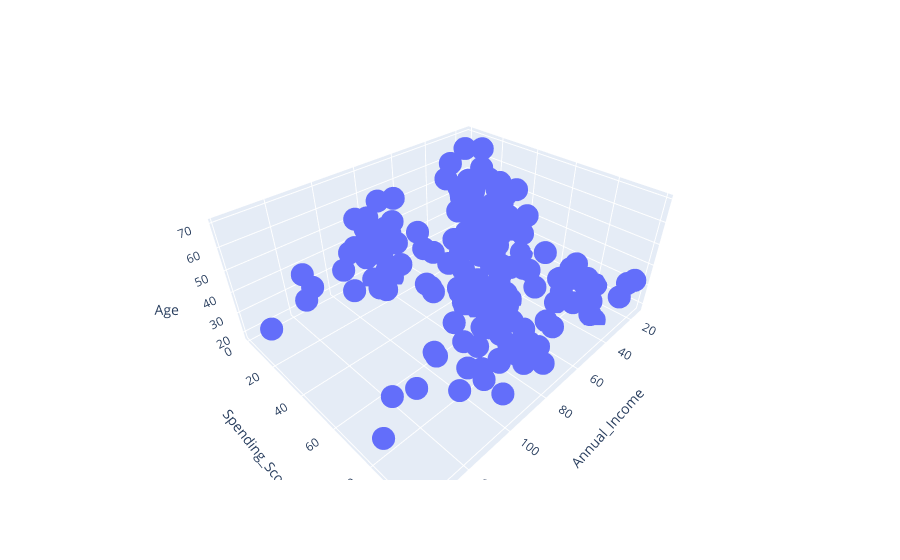

Notebook cell for this chart:
### Code cell
import plotly.express as px

fig = px.scatter_3d(df, x="Annual_Income", y="Spending_Score", z="Age")

fig.show()

### Figure 1 — Plotly figure (JSON) as saved in the notebook; plotly's stock layout.template omitted (floating-point values rounded to 4 significant figures; data arrays with more than 128 entries replaced by an {"elided": "..."} marker saying what was removed)
{"data": [{"hovertemplate": "Annual_Income=%{x}<br>Spending_Score=%{y}<br>Age=%{z}<extra></extra>", "legendgroup": "", "marker": {"color": "#636efa", "symbol": "circle"}, "mode": "markers", "name": "", "scene": "scene", "showlegend": false, "type": "scatter3d", "x": {"elided": "200 int values"}, "y": {"elided": "200 int values"}, "z": {"elided": "200 int values"}}], "layout": {"legend": {"tracegroupgap": 0}, "margin": {"t": 60}, "scene": {"domain": {"x": [0, 1], "y": [0, 1]}, "xaxis": {"title": {"text": "Annual_Income"}}, "yaxis": {"title": {"text": "Spending_Score"}}, "zaxis": {"title": {"text": "Age"}}}}}
